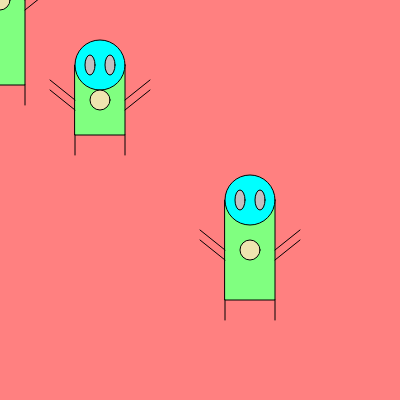
Frame 1 (no input)
Frame 60 (no input): identical to frame 1, image omitted
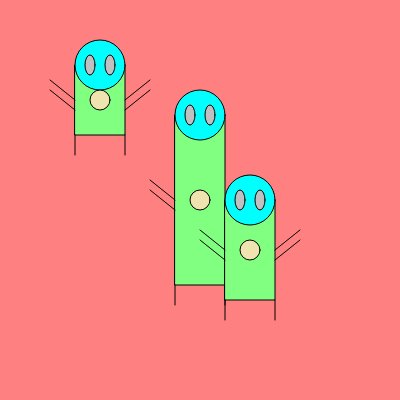
Frame 120 (the mouse pressed at the canvas centre since frame 60)

The p5.js sketch that drew these frames (run headless with seeded random() and noise() and a simulated clock; from frame 60 on, the mouse is pressed at the canvas centre):

// p5.js sketch
// ── sketch.js
// Hér kemur kóðinn þinn:
function setup() {
  createCanvas(400,400);

}
function draw() {
  background(255,128,128);
  dug(100,100,70);
  dug(mouseX, mouseY,170)
  dug(250,250,100)
}
function dug(x,y,bukur) {
  rectMode(CENTER);
  //teikna búkinn
  fill(128,255,128)
  rect(x,y,50, bukur)
  //Teikna hausinn
  fill(0,255,255)
  ellipse(x,y-bukur/2,50,50)
  //teikna hendurnar
  fill(0,0,0)
  line(x+25,y,x+50,y-20)
  line(x-25,y,x-50,y-20)
  line(x+25,y+10,x+50,y-10)
  line(x-25,y+10,x-50,y-10)
  //teikna augun
  fill(192,192,192)
  ellipse(x-10,y-bukur/2, 10, 20)
  ellipse(x+10,y-bukur/2, 10, 20)
  //teikna fæturna
  fill(0,0,0)
  line(x-25,y+bukur/2, x-25,y+bukur/2+20)
  line(x+25,y+bukur/2,x+25,y+bukur/2+20)
  //teikna hring á magann
  fill(239,228,176)
  ellipse(x,y,20,20)
}
function mousepressed(){
  
}
